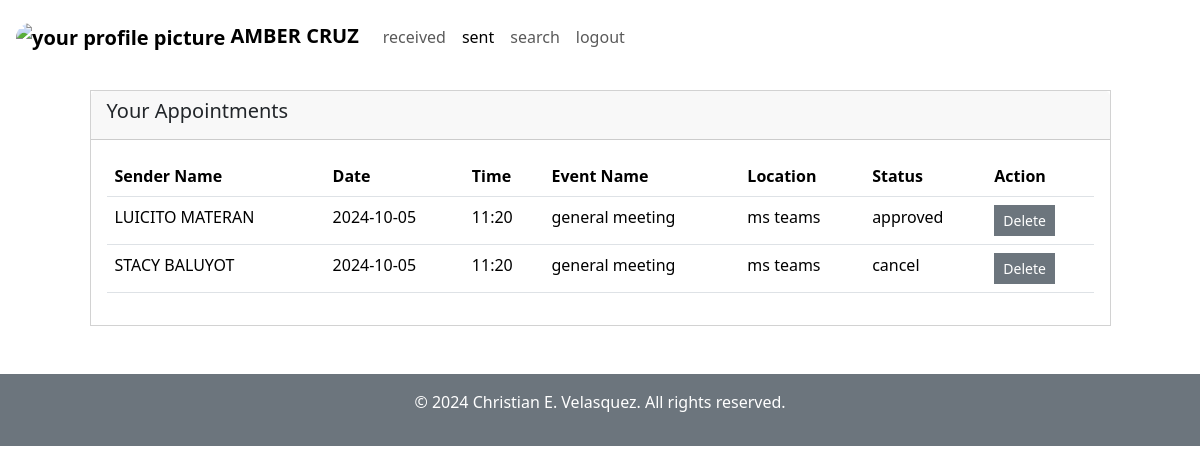
Screenshot of /user-sent.php (signed in) with the database file from the repository.
### tables this page shows
CREATE TABLE `appointment_details` (
  `appointment_id` varchar(60) NOT NULL,
  `receiver_id` varchar(20) NOT NULL,
  `sender_id` varchar(20) NOT NULL,
  `appointment_date` date NOT NULL,
  `appointment_time` varchar(50) NOT NULL DEFAULT '',
  `event_name` varchar(100) NOT NULL,
  `location` varchar(100) NOT NULL,
  `appointment_status` char(50) DEFAULT NULL
);

### db-sent.php (the view, shortened to what this page needs)
<?php
require("connection.php");
if (isset($_SESSION["userId"])) {
  $senderId = $_SESSION["userId"];
  function getReceiverName($dbConnect, $receiverId)
  {
    $senderNameQuery = "SELECT first_name, last_name FROM user_account WHERE user_id = ? LIMIT 1";
    $senderName = $dbConnect->prepare($senderNameQuery);
    $senderName->bind_param("s", $receiverId);
    $senderName->execute();
    return $senderName->get_result()->fetch_assoc();
  }
  function renderFirstView($fullName, $appointmentDate, $appointmentTime, $eventName, $location, $appointmentStatus, $appointmentId)
  {
    return
      "<tr>
      <td>{$fullName}</td>
      <td>{$appointmentDate}</td>
      <td>{$appointmentTime}</td>
      <td>{$eventName}</td>
      <td>{$location}</td>
      <td>{$appointmentStatus}</td>
      <td>
      <a href='delete-sent.php?id={$appointmentId}' class='btn btn-secondary btn-sm rounded-0'>Delete</a>
      </td>
      </tr>";
  }
  $appointmentDetailsQuery = "SELECT * FROM appointment_details WHERE sender_id = ? ORDER BY appointment_date ASC";
  $appointmentDetails = $dbConnect->prepare($appointmentDetailsQuery);
  $appointmentDetails->bind_param('s', $senderId);
  $appointmentDetails->execute();
  $appointmentDetailsResult = $appointmentDetails->get_result();
  if ($appointmentDetailsResult->num_rows > 0) {
    while ($appointmentDetailsrow = $appointmentDetailsResult->fetch_assoc()) {
      $receiverName = getReceiverName($dbConnect, $appointmentDetailsrow["receiver_id"]);
      $fullName = htmlspecialchars(strtoupper($receiverName["first_name"] . " " . $receiverName["last_name"]), ENT_QUOTES, "UTF-8");
      $appointmentDate = htmlspecialchars($appointmentDetailsrow["appointment_date"], ENT_QUOTES, "UTF-8");
      $appointmentTime = htmlspecialchars($appointmentDetailsrow["appointment_time"], ENT_QUOTES, "UTF-8");
      $eventName = htmlspecialchars($appointmentDetailsrow["event_name"], ENT_QUOTES, "UTF-8");
      $location = htmlspecialchars($appointmentDetailsrow["location"], ENT_QUOTES, "UTF-8");
      $appointmentStatus = htmlspecialchars($appointmentDetailsrow["appointment_status"], ENT_QUOTES, "UTF-8");
      $appointmentId = htmlspecialchars($appointmentDetailsrow["appointment_id"], ENT_QUOTES, "UTF-8");
      $firstView[] = renderFirstView($fullName, $appointmentDate, $appointmentTime, $eventName, $location, $appointmentStatus, $appointmentId);
    }
    $first = implode('', $firstView);
    echo "<div class='card p-0 rounded-0 d-none d-lg-block'>
  <div class='card-header'>
  <p class='card-title h5 text-dark'>Your Appointments</p>
  </div>
  <div class='card-body table-responsive px-3'>
  <table class='table table-hover'>
  <thead>
  <tr class='text-start'>
  <th>Sender Name</th>
  <th>Date</th>
  <th>Time</th>
  <th>Event Name</th>
  <th>Location</th>
  <th>Status</th>
  <th>Action</th>
  </tr>
  </thead>
  <tbody>
  {$first}
  </tbody>
  </table>
  </div>
  </div>";
  } else {
    echo "<div class='card p-0 rounded-0'>
          <div class='card-body text-center'>
          <p>No appointments yet.</p>
          </div>
          </div>";
  }
} else {
  header("Location: user-login.php");
  exit;
}

### user-sent.php (shortened to what this page needs)
<!DOCTYPE html>
<html lang="en">
<head>
  <link rel="stylesheet" href="bootstrap/css/bootstrap.min.css?v=5.3">
</head>
<body>
  <nav class="navbar navbar-expand-md py-3 px-3">
    <a href="user-profile.php" class="navbar-brand fw-bold">
      <img src="<?php echo htmlspecialchars($_SESSION["profilePicture"], ENT_QUOTES, "UTF-8"); ?>" alt="your profile picture" class="align-middle rounded-5" height="40" width="40">
      <?php echo htmlspecialchars($_SESSION["searchName"], ENT_QUOTES, "UTF-8"); ?>
    </a>
    <div class="collapse navbar-collapse" id="ourDashboard">
      <ul class="navbar-nav me-auto mb-2 mb-lg-0">
        <li class="nav-item">
          <a class="nav-link" href="user-panel.php">received</a>
        </li>
        <li class="nav-item">
          <a class="nav-link active" href="user-sent.php">sent</a>
        </li>
        <li class="nav-item">
          <a class="nav-link" href="user-search.php">search</a>
        </li>
        <li class="nav-item">
          <a class="nav-link" href="logout.php">logout</a>
        </li>
      </ul>
    </div>
  </nav>
  <div class="container-xl mt-3 mb-5">
    <div class="row justify-content-center">
      <div class="col-11">
        <?php include "db-sent.php"; ?>
      </div>
    </div>
  </div>
  <div class="container-fluid bg-secondary py-3 text-center text-white">
    <p>&copy; 2024 Christian E. Velasquez. All rights reserved.</p>
  </div>
</body>
</html>

### user-sent.php (style rules this page uses)
html, body { background-color: F8F9FA; }

### rows the page displays
appointment_details: appointment_date "2024-10-05", appointment_time "11:20", event_name "general meeting", location "ms teams", appointment_status "approved"
appointment_details: appointment_date "2024-10-05", appointment_time "11:20", event_name "general meeting", location "ms teams", appointment_status "cancel"

### other values shown
$_SESSION["searchName"] "AMBER CRUZ"
$fullName "LUICITO MATERAN STACY BALUYOT"
